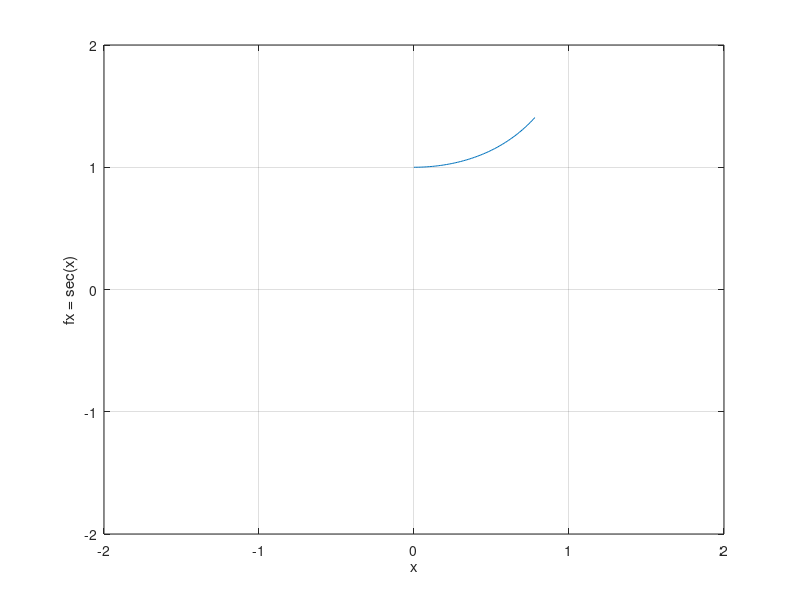

Recreate this plot in MATLAB.
%% ITESS-TICS
%% Enero-Junio 2024
%% TI201 Cálculo Integral
%% Francisco Javie Montecillo Puente
%% Gráficas: volumen
%% 13 mayo 2024

x = 0:0.01:pi/4;
fx = sec(x);

[x' fx']

plot(x, fx)
grid on
xlabel('x')
ylabel('fx = sec(x)')
axis([-2,2,-2,2])
